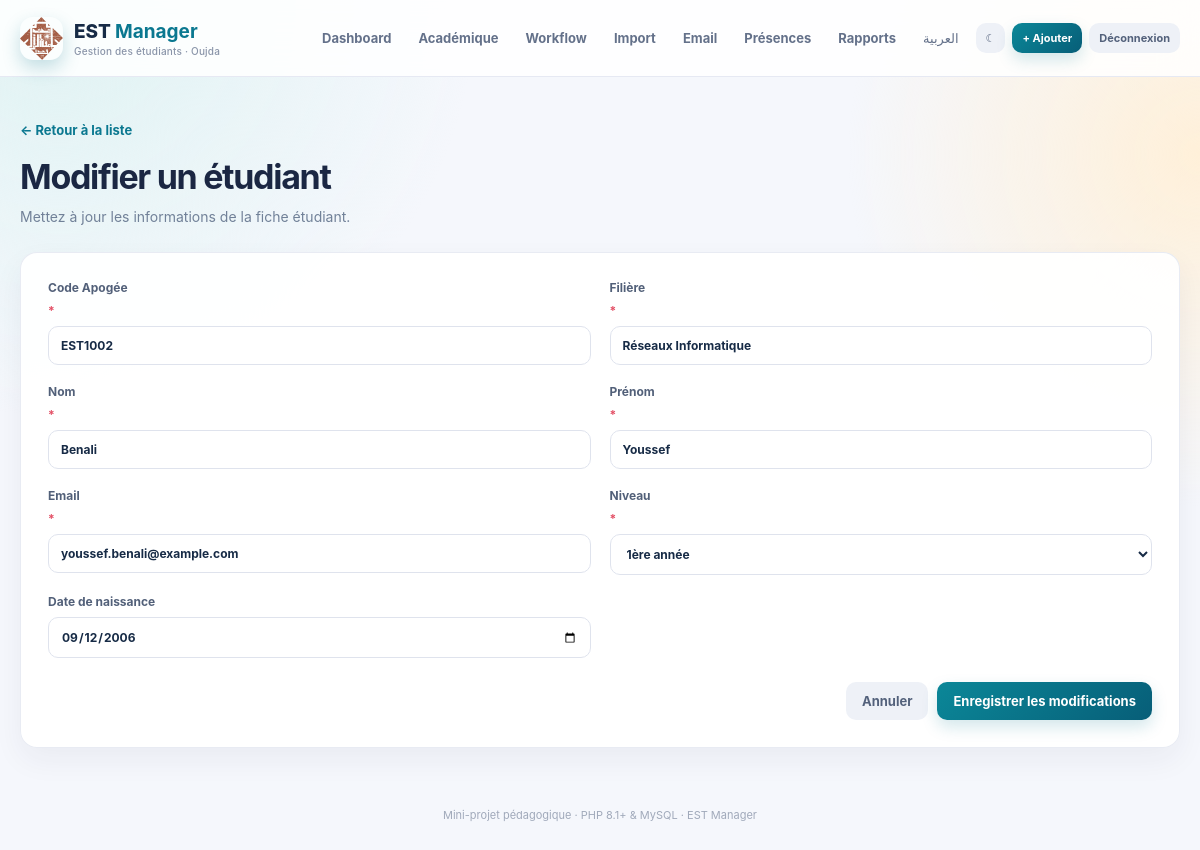
/edit.php?id=2 (signed in), run on the app's committed database.
### tables this page shows
CREATE TABLE IF NOT EXISTS etudiants (
  id INT UNSIGNED AUTO_INCREMENT PRIMARY KEY,
  code_apogee VARCHAR(20) NOT NULL UNIQUE,
  nom VARCHAR(80) NOT NULL,
  prenom VARCHAR(80) NOT NULL,
  email VARCHAR(150) NOT NULL UNIQUE,
  filiere VARCHAR(100) NOT NULL,
  niveau VARCHAR(20) NOT NULL,
  date_naissance DATE NULL,
  status ENUM('active','graduated','suspended','withdrawn') NOT NULL DEFAULT 'active',
  created_at TIMESTAMP NOT NULL DEFAULT CURRENT_TIMESTAMP
);

### includes/functions.php (called while the page is built, shortened)
<?php
function e(?string $value): string {
    return htmlspecialchars($value ?? '', ENT_QUOTES | ENT_SUBSTITUTE, 'UTF-8');
}

### includes/student_form.php (the view, shortened to what this page needs)
<form method="post" class="form-card">
  <div class="form-grid">
    <label>Code Apogée <span>*</span><input type="text" name="code_apogee" maxlength="20" required value="<?= e($student['code_apogee'] ?? '') ?>" placeholder="Ex : EST1004"></label>
    <label>Filière <span>*</span><input type="text" name="filiere" maxlength="100" required value="<?= e($student['filiere'] ?? '') ?>" placeholder="Ex : Développement Informatique"></label>
    <label>Nom <span>*</span><input type="text" name="nom" maxlength="80" required value="<?= e($student['nom'] ?? '') ?>" placeholder="Nom de famille"></label>
    <label>Prénom <span>*</span><input type="text" name="prenom" maxlength="80" required value="<?= e($student['prenom'] ?? '') ?>" placeholder="Prénom"></label>
    <label>Email <span>*</span><input type="email" name="email" maxlength="150" required value="<?= e($student['email'] ?? '') ?>" placeholder="nom@example.com"></label>
    <label>Niveau <span>*</span><select name="niveau" required><option value="">Choisir un niveau</option><?php foreach (['1ère année','2ème année','3ème année'] as $level): ?><option value="<?= e($level) ?>" <?= ($student['niveau'] ?? '') === $level ? 'selected' : '' ?>><?= e($level) ?></option><?php endforeach; ?></select></label>
    <label>Date de naissance<input type="date" name="date_naissance" max="<?= date('Y-m-d') ?>" value="<?= e($student['date_naissance'] ?? '') ?>"></label>
  </div>
  <div class="form-actions"><a class="btn btn-light" href="index.php">Annuler</a><button class="btn btn-primary" type="submit"><?= e($submitLabel) ?></button></div>
</form>

### assets/style.css (style rules this page uses)
:root { --ink: #172b46; --muted: #718198; --primary: #0b7890; --primary-dark: #07586e; --accent: #f3ad45; --navy: #123b67; --surface: #ffffff; --line: #e8ebf3; --soft: #f5f7fc; --success: #16856d; --danger: #c83d54; font-family: Inter, ui-sans-serif, system-ui, -apple-system, "Segoe UI", sans-serif; color: var(--ink); background: var(--soft); font-synthesis: none; }
* { box-sizing: border-box; }
html { scroll-behavior: smooth; }
body { margin: 0; min-height: 100vh; background: radial-gradient(circle at 5% 0%, #dff3f3 0, transparent 26rem), radial-gradient(circle at 100% 18%, #fff0d9 0, transparent 22rem), var(--soft); }
a { color: inherit; text-decoration: none; }
button, input, select, textarea { font: inherit; }
button, a, .stat, .panel, .form-card { transition: 180ms ease; }
.btn { display: inline-flex; align-items: center; justify-content: center; gap: 7px; border: 0; border-radius: 10px; padding: 11px 16px; color: inherit; font-size: 13px; font-weight: 700; cursor: pointer; white-space: nowrap; }
.btn-primary { color: #fff; background: linear-gradient(135deg, #0b8798, #075e78); box-shadow: 0 7px 16px #0b78902e; }
.btn-light { color: #53617b; background: #eef1f7; }
.hero-actions, .actions, .form-actions { display: flex; align-items: center; gap: 9px; flex-wrap: wrap; }
.stat, .panel, .form-card { border: 1px solid rgba(231,234,243,.95); border-radius: 17px; background: rgba(255,255,255,.93); box-shadow: 0 12px 30px rgba(28, 39, 78, .055); }
input, select, textarea { border: 1px solid #dfe3ed; border-radius: 10px; outline: 0; padding: 11px 12px; color: var(--ink); background: #fff; }
.form-card { padding: 27px; margin-bottom: 25px; }
.form-grid { display: grid; grid-template-columns: repeat(2, minmax(0, 1fr)); gap: 19px; }
.form-grid label, .form-card > label { color: #526079; font-size: 12px; font-weight: 700; }
.form-grid label { display: flex; flex-direction: column; gap: 8px; }
.form-grid label span { color: #e34f65; }
.form-actions { justify-content: flex-end; margin-top: 24px; }

### data on the page
etudiants: code_apogee "EST1002", filiere "Réseaux Informatique", nom "Benali", prenom "Youssef", email "youssef.benali@example.com", date_naissance "09/12/2006"

### other printed values
t('dashboard') "Dashboard"
t('logout') "Déconnexion"
$submitLabel "Enregistrer les modifications"
form field niveau "1ère année"
